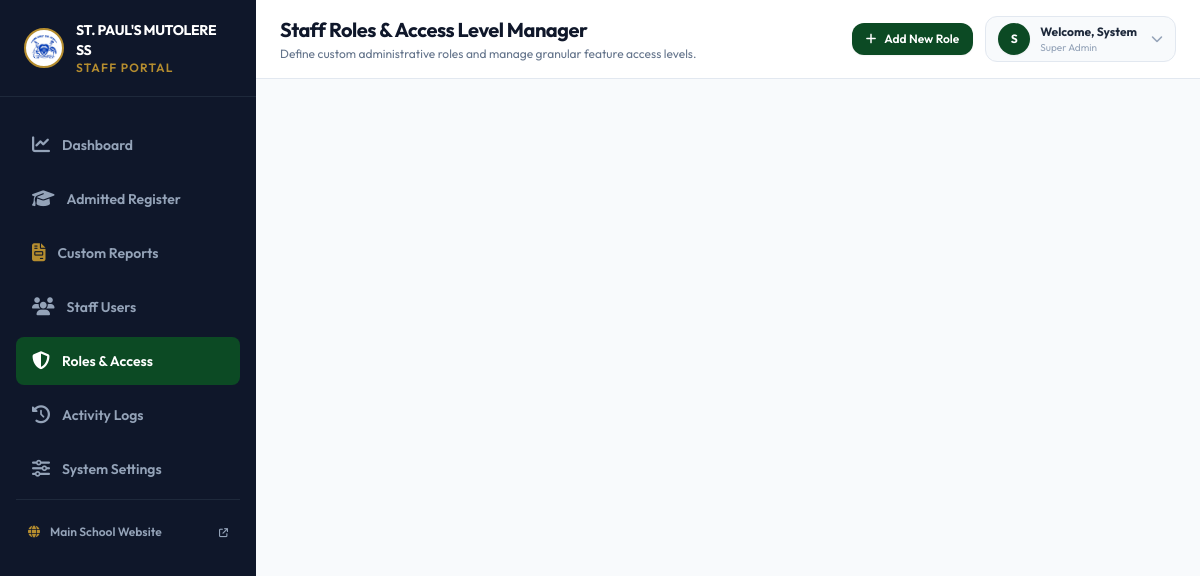
The app's page /admin/roles.php (signed in), older data.
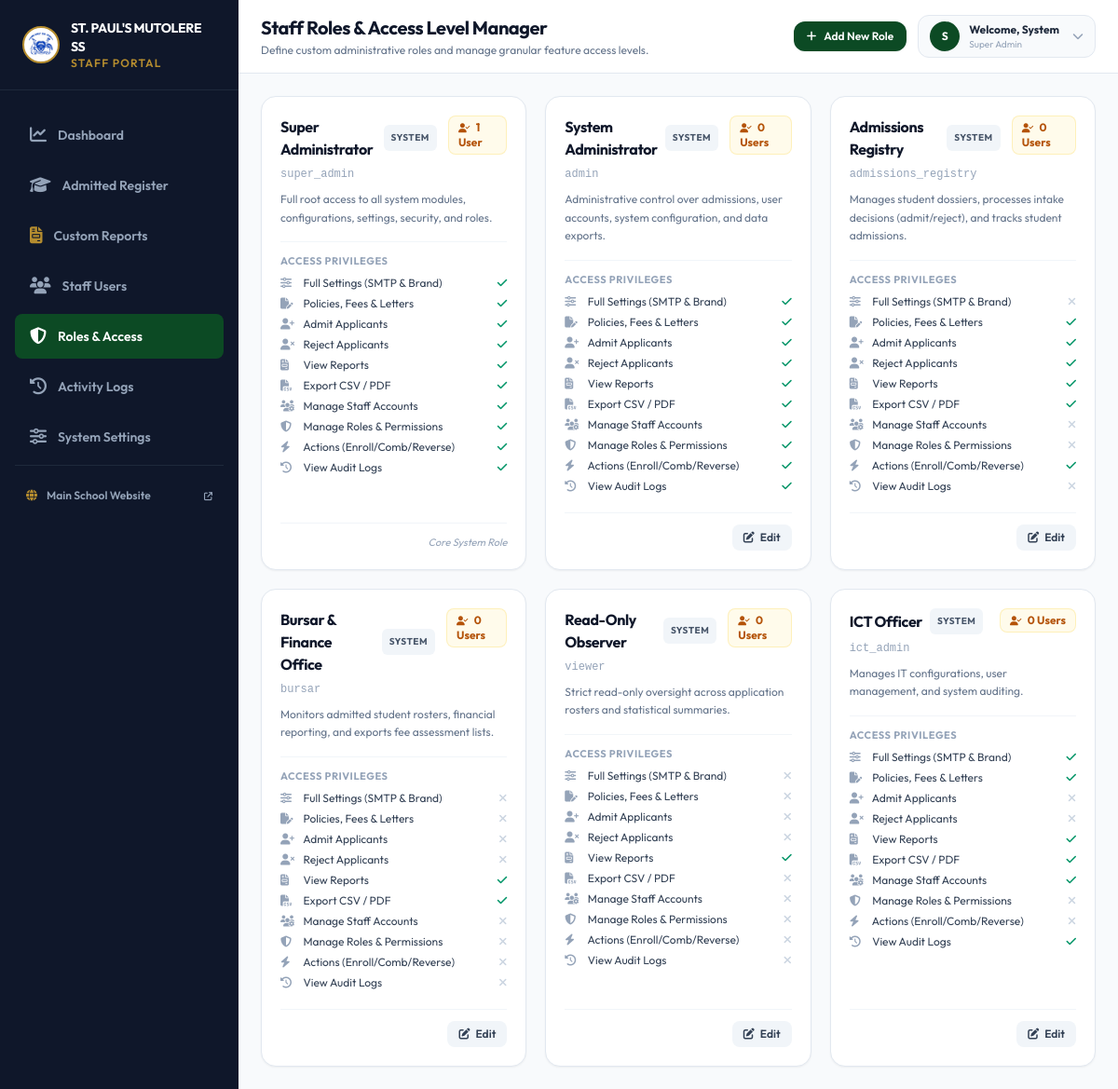
The same page, newer data.
### tables this page shows
CREATE TABLE IF NOT EXISTS `system_roles` (
  `id` INT AUTO_INCREMENT PRIMARY KEY,
  `role_key` VARCHAR(50) NOT NULL UNIQUE,
  `role_name` VARCHAR(100) NOT NULL,
  `description` TEXT DEFAULT NULL,
  `can_manage_settings` TINYINT DEFAULT 0,
  `can_manage_admission_policies` TINYINT DEFAULT 0,
  `can_admit_students` TINYINT DEFAULT 0,
  `can_reject_students` TINYINT DEFAULT 0,
  `can_view_reports` TINYINT DEFAULT 1,
  `can_export_data` TINYINT DEFAULT 0,
  `can_manage_users` TINYINT DEFAULT 0,
  `can_manage_roles` TINYINT DEFAULT 0,
  `can_take_application_actions` TINYINT DEFAULT 0,
  `can_view_logs` TINYINT DEFAULT 0,
  `is_system` TINYINT DEFAULT 0,
  `created_at` TIMESTAMP DEFAULT CURRENT_TIMESTAMP
);

### admin/roles.php (the view, shortened to what the rows shown need)
<?php
require __DIR__ . '/auth.php';
require __DIR__ . '/../config/db.php';
$currentRole = $_SESSION['admin_role'] ?? '';
$roles = getAllRoles($pdo);
$isSuperAdmin = (($currentRole ?? '') === 'super_admin');
$userCounts = [];
try {
    $cStmt = $pdo->query("SELECT role, COUNT(*) as cnt FROM admin_users " . ($isSuperAdmin ? "" : "WHERE role != 'super_admin' ") . "GROUP BY role");
    while ($row = $cStmt->fetch(PDO::FETCH_ASSOC)) {
        $userCounts[$row['role']] = (int)$row['cnt'];
    }
} catch (Exception $e) {}
?>
<!DOCTYPE html>
<html lang="en">
<head>
    <script src="https://cdn.tailwindcss.com" data-cfasync="false"></script>
    <link rel="stylesheet" href="https://cdnjs.cloudflare.com/ajax/libs/font-awesome/6.5.1/css/all.min.css">
</head>
<body class="bg-slate-100 font-sans text-slate-800 min-h-screen flex flex-col md:flex-row overflow-x-hidden">
    <main class="flex-1 flex flex-col min-w-0 bg-slate-50 min-h-screen">
        <header class="bg-white border-b border-slate-200 px-4 sm:px-6 py-4 flex flex-col sm:flex-row justify-between sm:items-center gap-4">
            <div class="flex items-center gap-3">
                <div>
                    <h1 class="text-base sm:text-xl font-bold text-slate-900 tracking-tight">Staff Roles & Access Level Manager</h1>
                </div>
            </div>
        </header>
        <div class="p-6 max-w-7xl w-full mx-auto space-y-6">
            <div class="grid grid-cols-1 md:grid-cols-2 lg:grid-cols-3 gap-5">
                <?php foreach ($roles as $r):
                    $roleKey = $r['role_key'];
                    $isSys = !empty($r['is_system']);
                    $assignedUsers = $userCounts[$roleKey] ?? 0;
                    $perms = getRolePermissions($pdo, $roleKey);
                ?>
                <div class="bg-white rounded-2xl border border-slate-200 p-5 shadow-sm hover:shadow transition flex flex-col justify-between">
                    <div>
                        <div class="flex items-start justify-between gap-3 mb-2">
                            <div>
                                <h3 class="text-base font-bold text-slate-900 tracking-tight flex items-center gap-2">
                                    <?= htmlspecialchars($r['role_name']) ?>
                                    <?php if ($isSys): ?>
                                        <span class="px-2 py-0.5 bg-slate-100 text-slate-600 text-[10px] font-bold rounded-md uppercase tracking-wider">System</span>
                                    <?php else: ?>
                                        <span class="px-2 py-0.5 bg-brand-50 text-brand-700 text-[10px] font-bold rounded-md uppercase tracking-wider">Custom</span>
                                    <?php endif; ?>
                                </h3>
                                <span class="font-mono text-xs text-slate-400 font-medium"><?= htmlspecialchars($roleKey) ?></span>
                            </div>
                            <span class="px-2.5 py-1 bg-amber-50 text-amber-700 text-xs font-bold rounded-lg border border-amber-200/50">
                                <i class="fa-solid fa-user-check mr-1 text-[10px]"></i> <?= $assignedUsers ?> <?= $assignedUsers === 1 ? 'User' : 'Users' ?>
                            </span>
                        </div>
                        <p class="text-xs text-slate-500 leading-relaxed mb-4 min-h-[36px]">
                            <?= htmlspecialchars($r['description'] ?: 'Custom role with defined administrative access levels.') ?>
                        </p>
                        <div class="space-y-1.5 border-t border-slate-100 pt-3 text-xs">
                            <div class="text-[11px] font-bold text-slate-400 uppercase tracking-wider mb-2">Access Privileges</div>
                            <div class="flex items-center justify-between text-slate-700">
                                <span><i class="fa-solid fa-sliders w-4 text-slate-400 mr-1.5"></i> Full Settings (SMTP & Brand)</span>
                                <?= !empty($perms['can_manage_settings']) ? '<i class="fa-solid fa-check text-emerald-600 font-bold"></i>' : '<i class="fa-solid fa-xmark text-slate-300"></i>' ?>
                            </div>
                            <div class="flex items-center justify-between text-slate-700">
                                <span><i class="fa-solid fa-file-pen w-4 text-slate-400 mr-1.5"></i> Policies, Fees & Letters</span>
                                <?= (!empty($perms['can_manage_settings']) || !empty($perms['can_manage_admission_policies'])) ? '<i class="fa-solid fa-check text-emerald-600 font-bold"></i>' : '<i class="fa-solid fa-xmark text-slate-300"></i>' ?>
                            </div>
                            <div class="flex items-center justify-between text-slate-700">
                                <span><i class="fa-solid fa-user-plus w-4 text-slate-400 mr-1.5"></i> Admit Applicants</span>
                                <?= !empty($perms['can_admit_students']) ? '<i class="fa-solid fa-check text-emerald-600 font-bold"></i>' : '<i class="fa-solid fa-xmark text-slate-300"></i>' ?>
                            </div>
                            <div class="flex items-center justify-between text-slate-700">
                                <span><i class="fa-solid fa-user-xmark w-4 text-slate-400 mr-1.5"></i> Reject Applicants</span>
                                <?= !empty($perms['can_reject_students']) ? '<i class="fa-solid fa-check text-emerald-600 font-bold"></i>' : '<i class="fa-solid fa-xmark text-slate-300"></i>' ?>
                            </div>
                            <div class="flex items-center justify-between text-slate-700">
                                <span><i class="fa-solid fa-file-invoice w-4 text-slate-400 mr-1.5"></i> View Reports</span>
                                <?= !empty($perms['can_view_reports']) ? '<i class="fa-solid fa-check text-emerald-600 font-bold"></i>' : '<i class="fa-solid fa-xmark text-slate-300"></i>' ?>
                            </div>
                            <div class="flex items-center justify-between text-slate-700">
                                <span><i class="fa-solid fa-file-csv w-4 text-slate-400 mr-1.5"></i> Export CSV / PDF</span>
                                <?= !empty($perms['can_export_data']) ? '<i class="fa-solid fa-check text-emerald-600 font-bold"></i>' : '<i class="fa-solid fa-xmark text-slate-300"></i>' ?>
                            </div>
                            <div class="flex items-center justify-between text-slate-700">
                                <span><i class="fa-solid fa-users-gear w-4 text-slate-400 mr-1.5"></i> Manage Staff Accounts</span>
                                <?= !empty($perms['can_manage_users']) ? '<i class="fa-solid fa-check text-emerald-600 font-bold"></i>' : '<i class="fa-solid fa-xmark text-slate-300"></i>' ?>
                            </div>
                            <div class="flex items-center justify-between text-slate-700">
                                <span><i class="fa-solid fa-shield-halved w-4 text-slate-400 mr-1.5"></i> Manage Roles & Permissions</span>
                                <?= !empty($perms['can_manage_roles']) ? '<i class="fa-solid fa-check text-emerald-600 font-bold"></i>' : '<i class="fa-solid fa-xmark text-slate-300"></i>' ?>
                            </div>
                            <div class="flex items-center justify-between text-slate-700">
                                <span><i class="fa-solid fa-bolt w-4 text-slate-400 mr-1.5"></i> Actions (Enroll/Comb/Reverse)</span>
                                <?= !empty($perms['can_take_application_actions']) ? '<i class="fa-solid fa-check text-emerald-600 font-bold"></i>' : '<i class="fa-solid fa-xmark text-slate-300"></i>' ?>
                            </div>
                            <div class="flex items-center justify-between text-slate-700">
                                <span><i class="fa-solid fa-clock-rotate-left w-4 text-slate-400 mr-1.5"></i> View Audit Logs</span>
                                <?= !empty($perms['can_view_logs']) ? '<i class="fa-solid fa-check text-emerald-600 font-bold"></i>' : '<i class="fa-solid fa-xmark text-slate-300"></i>' ?>
                            </div>
                        </div>
                    </div>
                    <div class="mt-5 pt-3 border-t border-slate-100 flex items-center justify-end gap-2 whitespace-nowrap flex-nowrap shrink-0">
                        <?php if ($roleKey !== 'super_admin'): ?>
                            <button type="button" onclick="openEditModal(<?= htmlspecialchars(json_encode($r)) ?>)" class="px-3 py-1.5 text-xs font-semibold text-slate-700 hover:text-brand-700 bg-slate-100 hover:bg-slate-200 rounded-lg transition inline-flex items-center gap-1.5 whitespace-nowrap flex-nowrap shrink-0">
                                <i class="fa-solid fa-pen-to-square"></i> Edit
                            </button>
                        <?php else: ?>
                            <span class="text-[11px] text-slate-400 italic whitespace-nowrap">Core System Role</span>
                        <?php endif; ?>
                    </div>
                </div>
                <?php endforeach; ?>
            </div>
        </div>
    </main>
</body>
</html>

Row changes from the older to the newer data that the page shows:
added system_roles: role_name "Super Administrator", is_system "SYSTEM", role_key "super_admin", role_key "1", shows "User", description "Full root access to all system modules, configurations, settings, security, and roles.", shows "Core System Role"
added system_roles: role_name "System Administrator", is_system "SYSTEM", role_key "admin", role_key "0", shows "Users", description "Administrative control over admissions, user accounts, system configuration, and data exports."
added system_roles: role_name "Admissions Registry", is_system "SYSTEM", role_key "admissions_registry", role_key "0", shows "Users", description "Manages student dossiers, processes intake decisions (admit/reject), and tracks student admissions."
added system_roles: role_name "Bursar & Finance Office", is_system "SYSTEM", role_key "bursar", role_key "0", shows "Users", description "Monitors admitted student rosters, financial reporting, and exports fee assessment lists."
added system_roles: role_name "Read-Only Observer", is_system "SYSTEM", role_key "viewer", role_key "0", shows "Users", description "Strict read-only oversight across application rosters and statistical summaries."
added system_roles: role_name "ICT Officer", is_system "SYSTEM", role_key "ict_admin", role_key "0", shows "Users", description "Manages IT configurations, user management, and system auditing."
